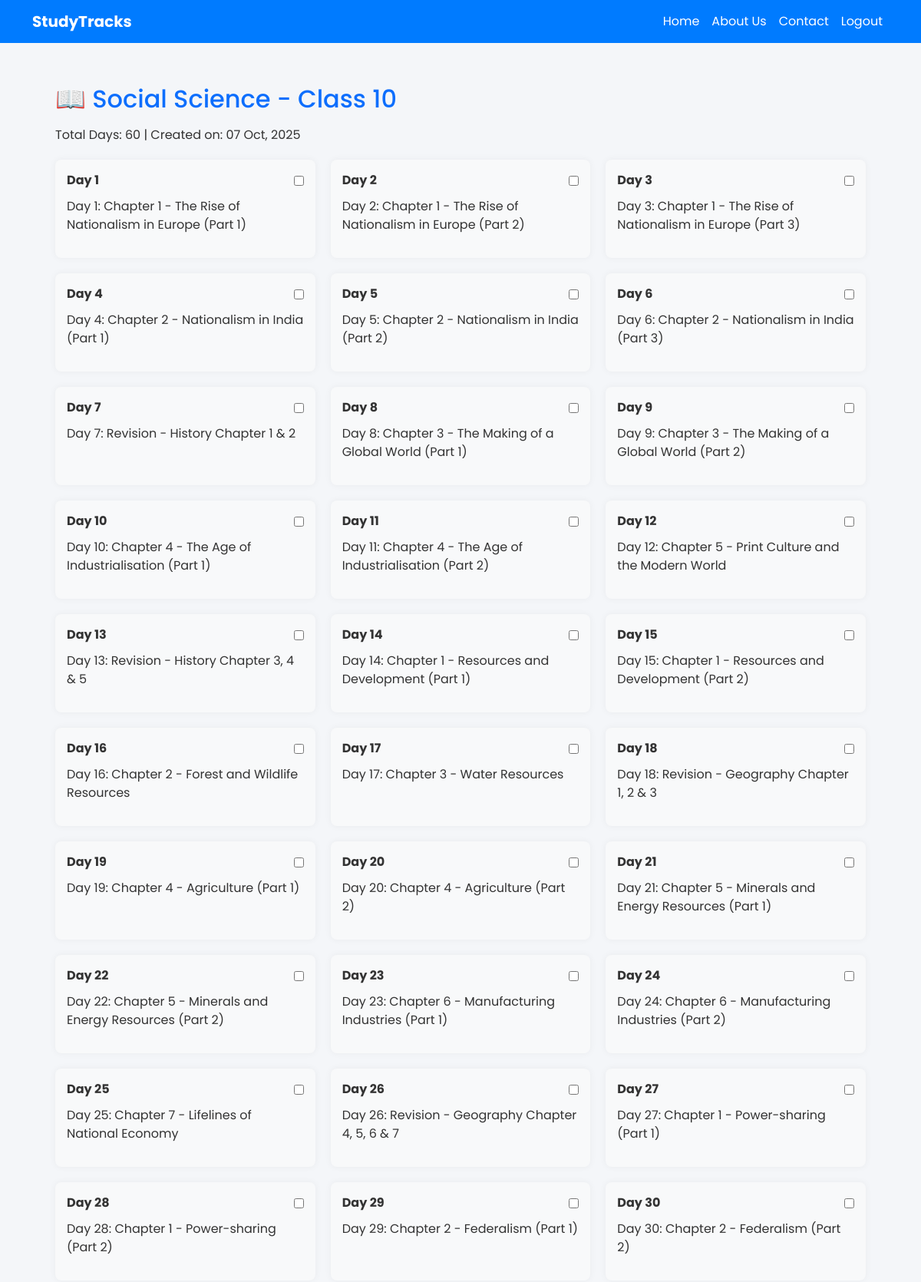
The page /view-plan/151/ (signed in, upper part) on the database its author committed.
### study_plans/models.py (models this page shows)
class StudyPlan(models.Model):
    CLASS_CHOICES = [(str(i), f"Class {i}") for i in range(6, 13)]
    SUBJECT_CHOICES = [
        ('Maths','Maths'), ('Physics','Physics'), ('Chemistry','Chemistry'),
        ('Biology','Biology'), ('English','English'), ('Hindi','Hindi'),
        ('Social Science','Social Science'), ('Economics','Economics'),
        ('History','History'), ('Political Science','Political Science')
    ]
    user = models.ForeignKey(User, on_delete=models.CASCADE)
    class_name = models.CharField(max_length=2, choices=CLASS_CHOICES)
    subject = models.CharField(max_length=50, choices=SUBJECT_CHOICES)
    total_days = models.PositiveIntegerField()
    created_at = models.DateTimeField(auto_now_add=True)

class StudyDay(models.Model):
    plan = models.ForeignKey(StudyPlan, related_name="days", on_delete=models.CASCADE)
    day_number = models.PositiveIntegerField()
    topic = models.CharField(max_length=255)
    is_completed = models.BooleanField(default=False)
    class Meta:
        unique_together = ('plan', 'day_number')
        ordering = ['day_number']

### study_plans/views.py (the view)
# urls.py: path('view-plan/<int:plan_id>/', views.view_plan_view, name='view_plan'),
@login_required
def view_plan_view(request, plan_id):
    plan = get_object_or_404(StudyPlan, id=plan_id, user=request.user)
    days = plan.days.all()  # Fetch all StudyDay objects for this plan
    if request.method == "POST":
        completed_days = request.POST.getlist("completed")
        for day in days:
            day.is_completed = str(day.id) in completed_days
            day.save()
        return redirect('view_plan', plan_id=plan.id)  # Refresh page after update
    return render(request, 'study_plans/view_plan.html', {
        'plan': plan,
        'days': days
    })

### study_plans/templates/study_plans/view_plan.html (shortened to what this page needs)
{% extends "study_plans/dashboard_base.html" %}
{% block content %}
<div class="container my-4">
    <h2 class="text-primary mb-3">📖 {{ plan.subject }} - Class {{ plan.class_name }}</h2>
    <p>Total Days: {{ plan.total_days }} | Created on: {{ plan.created_at|date:"d M, Y" }}</p>
    <form method="POST">
        <div class="plans-grid">
            {% for day in days %}
            <div class="plan-card {% if day.is_completed %}completed{% endif %}">
                <div class="d-flex justify-content-between align-items-center">
                    <strong>Day {{ day.day_number }}</strong>
                    <input type="checkbox" name="completed" value="{{ day.id }}" {% if day.is_completed %}checked{% endif %}>
                </div>
                <p class="topic">{{ day.topic }}</p>
            </div>
            {% empty %}
            <p>No topics found. Please create a plan first.</p>
            {% endfor %}
        </div>
    </form>
</div>
{% endblock %}

### study_plans/templates/study_plans/dashboard_base.html (style rules this page uses)
body { font-family: 'Poppins', sans-serif; background-color: #f4f6f9; color: #333; }

### study_plans/templates/study_plans/view_plan.html (style rules this page uses)
.plans-grid { display: grid; grid-template-columns: repeat(auto-fit, minmax(250px, 1fr)); gap: 20px; margin-top: 20px; }
.plan-card { padding: 15px; background: #f8f9fa; border-radius: 8px; box-shadow: 0 0 10px rgba(0,0,0,0.05); transition: transform 0.2s, box-shadow 0.2s; }
.topic { margin-top: 10px; }

### rows shown on the page
StudyPlan: subject "Social Science", class_name "10", total_days "60", created_at "07 Oct, 2025"
StudyDay: day_number "1", topic "Day 1: Chapter 1 - The Rise of Nationalism in Europe (Part 1)"
StudyDay: day_number "2", topic "Day 2: Chapter 1 - The Rise of Nationalism in Europe (Part 2)"
StudyDay: day_number "3", topic "Day 3: Chapter 1 - The Rise of Nationalism in Europe (Part 3)"
StudyDay: day_number "4", topic "Day 4: Chapter 2 - Nationalism in India (Part 1)"
StudyDay: day_number "5", topic "Day 5: Chapter 2 - Nationalism in India (Part 2)"
StudyDay: day_number "6", topic "Day 6: Chapter 2 - Nationalism in India (Part 3)"
StudyDay: day_number "7", topic "Day 7: Revision - History Chapter 1 & 2"
StudyDay: day_number "8", topic "Day 8: Chapter 3 - The Making of a Global World (Part 1)"
StudyDay: day_number "9", topic "Day 9: Chapter 3 - The Making of a Global World (Part 2)"
StudyDay: day_number "10", topic "Day 10: Chapter 4 - The Age of Industrialisation (Part 1)"
StudyDay: day_number "11", topic "Day 11: Chapter 4 - The Age of Industrialisation (Part 2)"
StudyDay: day_number "12", topic "Day 12: Chapter 5 - Print Culture and the Modern World"
StudyDay: day_number "13", topic "Day 13: Revision - History Chapter 3, 4 & 5"
StudyDay: day_number "14", topic "Day 14: Chapter 1 - Resources and Development (Part 1)"
StudyDay: day_number "15", topic "Day 15: Chapter 1 - Resources and Development (Part 2)"
StudyDay: day_number "16", topic "Day 16: Chapter 2 - Forest and Wildlife Resources"
StudyDay: day_number "17", topic "Day 17: Chapter 3 - Water Resources"
StudyDay: day_number "18", topic "Day 18: Revision - Geography Chapter 1, 2 & 3"
StudyDay: day_number "19", topic "Day 19: Chapter 4 - Agriculture (Part 1)"
StudyDay: day_number "20", topic "Day 20: Chapter 4 - Agriculture (Part 2)"
StudyDay: day_number "21", topic "Day 21: Chapter 5 - Minerals and Energy Resources (Part 1)"
StudyDay: day_number "22", topic "Day 22: Chapter 5 - Minerals and Energy Resources (Part 2)"
StudyDay: day_number "23", topic "Day 23: Chapter 6 - Manufacturing Industries (Part 1)"
StudyDay: day_number "24", topic "Day 24: Chapter 6 - Manufacturing Industries (Part 2)"
StudyDay: day_number "25", topic "Day 25: Chapter 7 - Lifelines of National Economy"
StudyDay: day_number "26", topic "Day 26: Revision - Geography Chapter 4, 5, 6 & 7"
StudyDay: day_number "27", topic "Day 27: Chapter 1 - Power-sharing (Part 1)"
StudyDay: day_number "28", topic "Day 28: Chapter 1 - Power-sharing (Part 2)"
StudyDay: day_number "29", topic "Day 29: Chapter 2 - Federalism (Part 1)"
StudyDay: day_number "30", topic "Day 30: Chapter 2 - Federalism (Part 2)"
